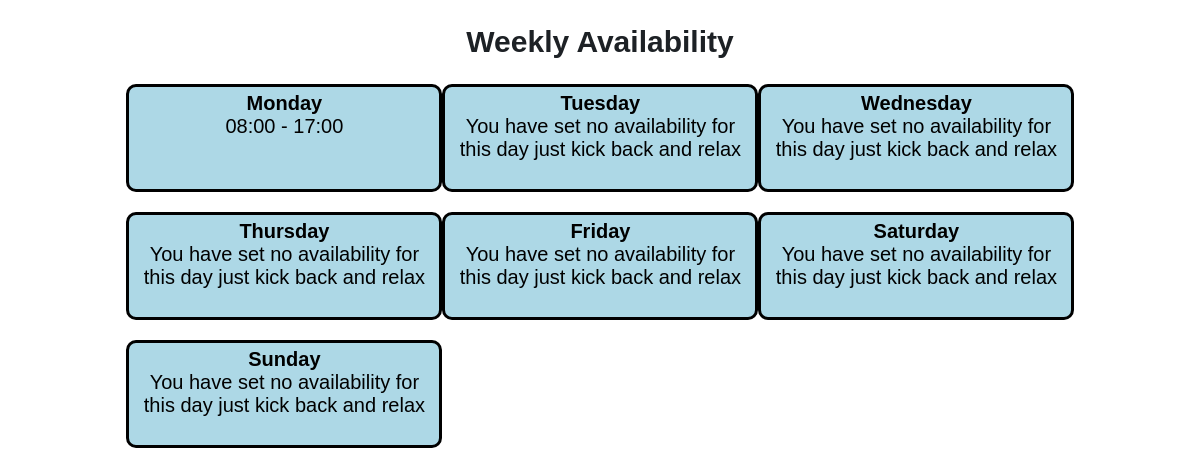
Before: /availability (signed in) with the older database file.
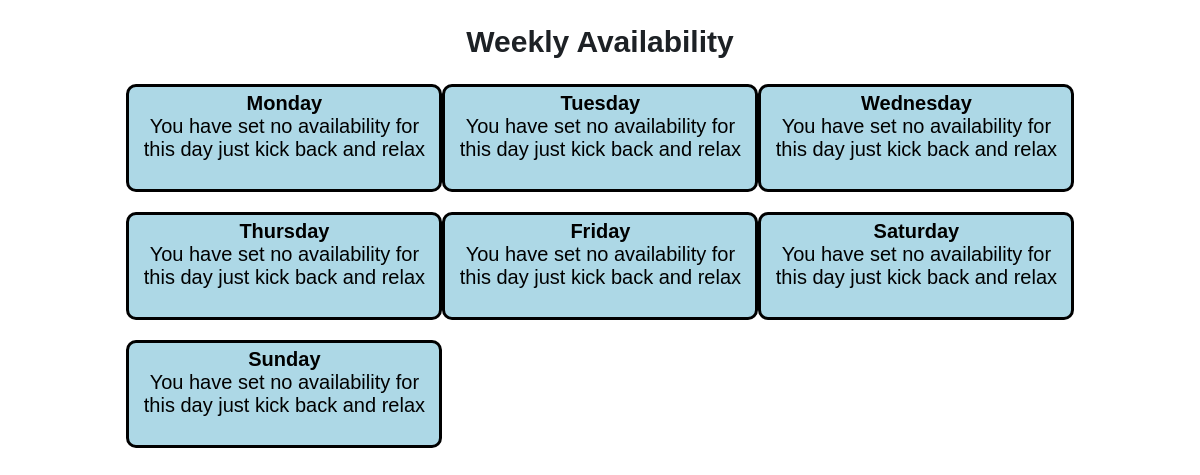
After: the same page with the newer database file.
### tables this page shows
CREATE TABLE availability (
            usrId integer,
            day text,
            startTime text,
            endTime text,
            PRIMARY KEY (usrId, day)
            );

### app.py (the view)
@app.route('/availability')
def availability():
    usrObj = user(session['usrId'])
    days = ['monday', 'tuesday', 'wednesday', 'thursday', 'friday', 'saturday', 'sunday']
    avail = usrObj.getAvail()
    return render_template('availability.html', avail=avail, days=days)

### database.py (called while the page is built)
    def search(self, col="null", search="null"):
        conn = sqlite3.connect('main.db')
        c = conn.cursor()
        if col == "email":
            c.execute(f'SELECT * FROM users WHERE email="{search}"')
            data = c.fetchall()
        elif col == "password":
            c.execute(f'SELECT * FROM users WHERE password="{search}"')
            data = c.fetchall()
        elif col == "usrId":
            c.execute(f'SELECT * FROM users WHERE usrId="{search}"')
            data = c.fetchall()
        else:
            c.execute(f'SELECT * FROM users')
            data = c.fetchall()
        conn.commit()
        conn.close()
        return(data)

    def getAvail(self, usrId):
        days = ['monday', 'tuesday', 'wednesday', 'thursday', 'friday', 'saturday', 'sunday']
        conn = sqlite3.connect('main.db')
        c = conn.cursor()
        avail = []
        for i in days:
            try:
                c.execute(f'select * FROM availability WHERE usrId = {usrId} AND day = "{i}"')
                data = c.fetchall()
                avail.append([[data[0][2]],[data[0][3]]])
            except:
                avail.append(['none', 'none'])
        return(avail)

### user.py (called while the page is built)
    def getAvail(self):
        avail = db.getAvail(self.usrId)
        return avail

### templates/availability.html (shortened to what this page needs)
<!DOCTYPE html>
<html lang="en">
<head>
    <link rel="stylesheet" href="{{ url_for('static', filename='css/main.css') }}">
    <link rel="stylesheet" href="{{ url_for('static', filename='css/availability.css') }}">
</head>
<body>
    <h2>Weekly Availability</h2>
    <div class="gridContainer">
        {% for i in range(0,7) %}
            <a class="link" href="editAvail/{{ days[i] }}">
                <span style="font-weight: bold;">{{ (days[i]).capitalize() }}</span><br>
                {% if avail[i][0] == 'none' %}
                    You have set no availability for <br>this day just kick back and relax<br><br>
                {% else %}
                    {{ avail[i][0][0] }} - {{ avail[i][1][0] }} <br><br>
                {% endif %}
            </a>
        {% endfor %}
    </div>
</body>
</html>

### static/css/main.css (style rules this page uses)
body { font-size: 20px; font-weight: 100; text-decoration: none; text-align: center; color: rgb(29, 33, 37); font-family: Arial, Helvetica, sans-serif; }

### static/css/availability.css (style rules this page uses)
.gridContainer { display: grid; grid-template-columns: auto auto auto; grid: 1px 1px; padding-left: 10%; padding-right: 10%; }
a { margin-left: auto; margin-right: auto; display: block; background-color: lightblue; border: 3px solid black; width: 290px; padding: 5px 10px; margin-bottom: 20px; text-decoration: none; color: black; border-radius: 10px; }

Changed rows visible on the page:
removed availability: startTime "08:00", endTime "17:00"
Other visible differences:
new list line: "Monday You have set no availability for this day just kick back and relax"
list line gone: "Monday -"
